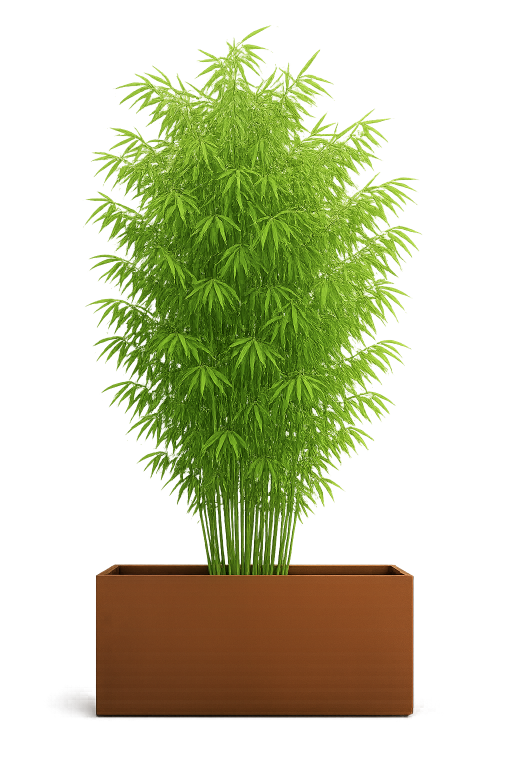
#> input picture rendu/paysage/sujets/bambou_bac.png, 1024 x 1536 px (shown at 1/2 size)
$ python chroma_cloture.py paysage/sujets/bambou_bac.png paysage/sujets/cornouiller_bac.png paysage/sujets/cornouiller_bac.png out.png 1.0 1.0
#> lines starting #> are read from the running program, lines starting #| are printed output that depends on the picture; after the words box and inside, x2 and y2 are one past the last pixel; in counts of white or black regions, pixels touching at a corner belong together
# Plantes devant les clôtures par incrustation (fond cyan) : la clôture est remplacée par un aplat cyan,
# l'IA fait pousser les plantes devant, puis tout ce qui est resté magenta redevient la clôture exacte.
# Séparation nette et prévisible, sans deviner ce qui est plante ou bois.
# Usage : OPENAI_API_KEY=... python3 chroma_cloture.py image.jpg cloture1.png[,..] consigne.txt sortie.jpg [part=0.4] [dessous=0.25]
import sys, json, base64, io, os, urllib.request, numpy as np
from PIL import Image, ImageFilter
from scipy import ndimage as ndi
img = Image.open(sys.argv[1]).convert('RGB'); W, H = img.size
#> after `img = Image.open(sys.argv[1]).convert('RGB')`:
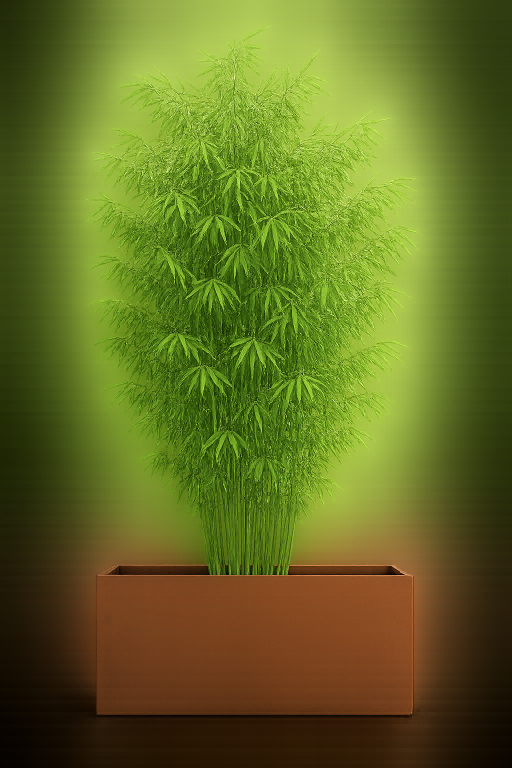
#> img: PIL image 1024x1536 RGB (shown at 1/2 size); mean R, G, B 99.1, 108.8, 34.9
#> after `W, H = img.size`: W = 1024; H = 1536
part = float(sys.argv[5]) if len(sys.argv) > 5 else 0.4; dess = float(sys.argv[6]) if len(sys.argv) > 6 else 0.25
alpha = lambda p: np.asarray(Image.open(p).convert('RGBA').resize((W, H)).getchannel('A')) > 128
clo = np.zeros((H, W), bool); zone = np.zeros((H, W), bool)
for cp in sys.argv[2].split(','):
    m = alpha(cp); clo |= m
    for x in np.where(m.any(0))[0]:
        ys = np.where(m[:, x])[0]; y0, y1 = ys.min(), ys.max(); h = y1 - y0
        zone[int(y1 - h * part):min(H, int(y1 + h * dess)), x] = True
#> this loop made 1 pass
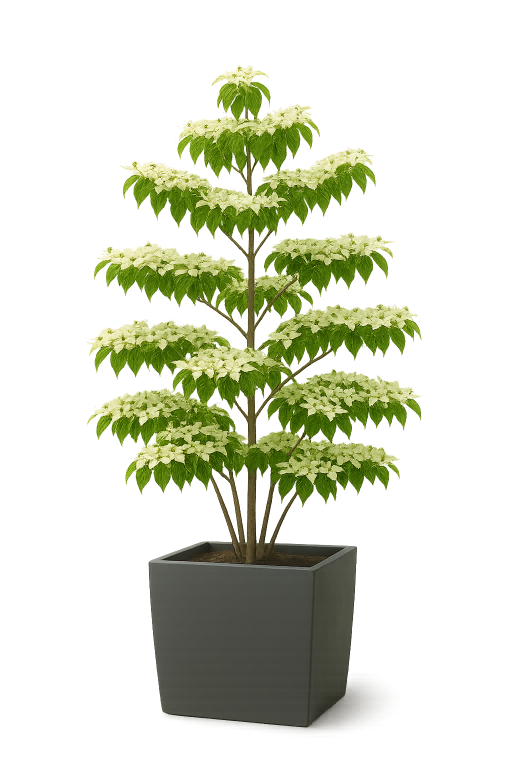
#> input picture rendu/paysage/sujets/cornouiller_bac.png, 1024 x 1536 px (shown at 1/2 size)
#> pass 1, `m = alpha(cp)`:
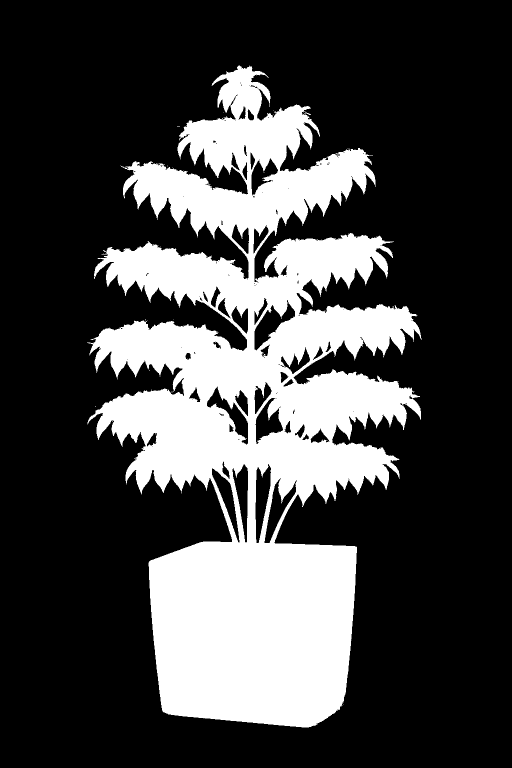
#> m: shape (1536, 1024) bool (shown at 1/2 size); 27% white; 33 white regions (32 under 20 px), largest, box (x1, y1, x2, y2) and area: (174, 131, 843, 1455) 424642
#> after the loop:
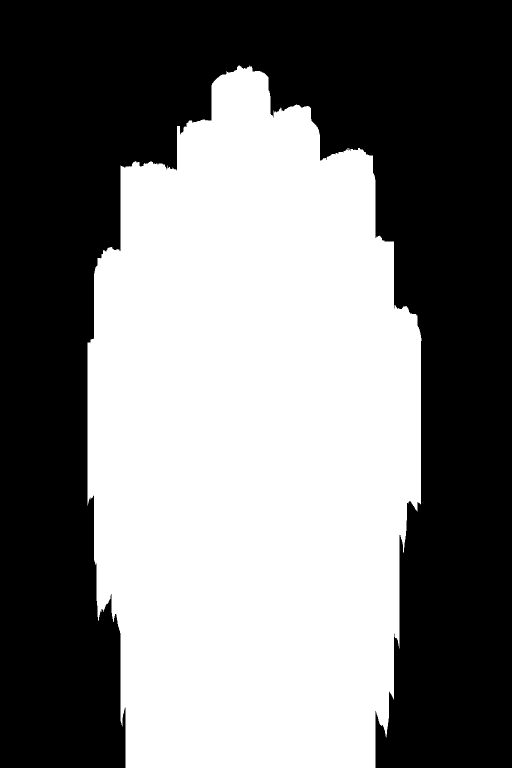
#> zone: shape (1536, 1024) bool (shown at 1/2 size); 48.1% white; 1 white region, box (x1, y1, x2, y2) and area: (175, 131, 843, 1536) 756364
MAG = np.array([0, 255, 255], float)          # cyan : aucune plante n'a cette couleur (le magenta se confond avec la lavande)
I = np.asarray(img).astype(float).copy(); I[clo] = MAG
#> after `I[clo] = MAG`:
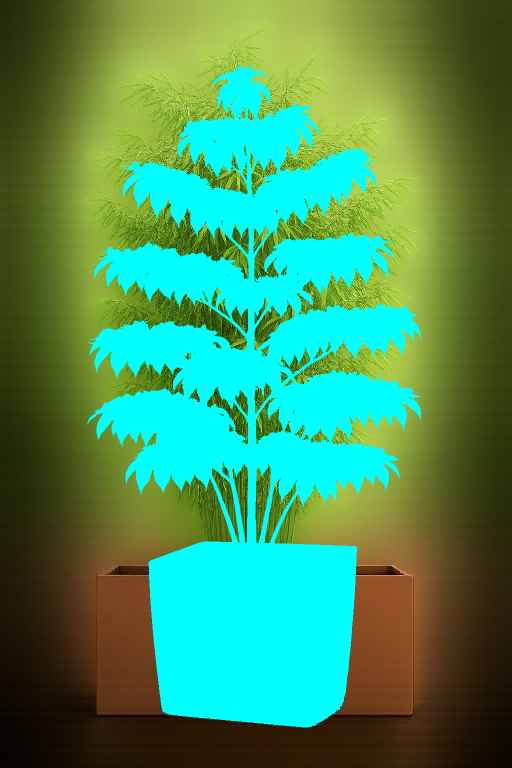
#> I: shape (1536, 1024, 3) float64 (shown at 1/2 size); mean R, G, B 69.9, 145.1, 94.8
src = Image.fromarray(I.astype('uint8'))
mask = src.convert('RGBA'); mask.putalpha(Image.fromarray((zone * 255).astype('uint8')).point(lambda v: 0 if v else 255))
#> after `mask.putalpha(Image.fromarray((zone * 255).astype('uint8')).point(lamb`:
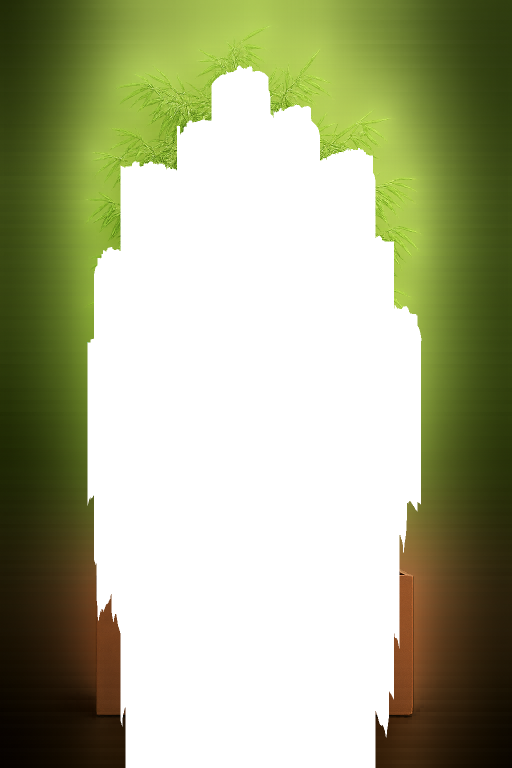
#> mask: PIL image 1024x1536 RGBA (shown at 1/2 size); mean R, G, B, A 69.9, 145.1, 94.8, 132.4; transparent parts drawn white
def png(im):
    b = io.BytesIO(); im.save(b, 'PNG'); return b.getvalue()
S = (1536, 1024); bd = 'cgb'
def prt(n, v, fn=None, ct=None):
    h = f'--{bd}\r\nContent-Disposition: form-data; name="{n}"' + (f'; filename="{fn}"' if fn else '') + '\r\n' + (f'Content-Type: {ct}\r\n' if ct else '')
    return h.encode() + b'\r\n' + (v if isinstance(v, bytes) else v.encode()) + b'\r\n'
ia_p = sys.argv[4].replace('.jpg', '_ia.png'); src.save(sys.argv[4].replace('.jpg', '_entree.png'))
if os.environ.get('REPRENDRE') and os.path.exists(ia_p): gen = Image.open(ia_p).convert('RGB')
else:
#> (the run stopped early here; a loop or call above may not have finished)
